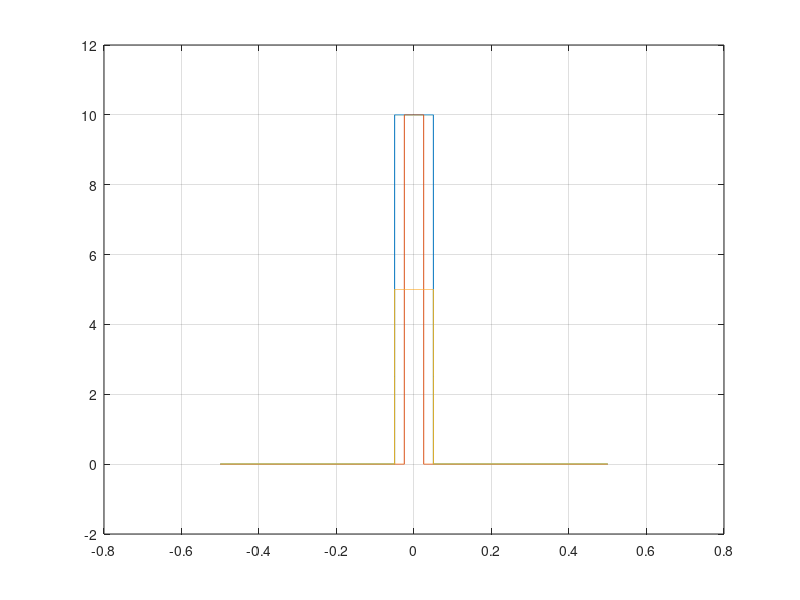

This chart was generated by the following MATLAB code:
samplerate = 16e3;
t = (-0.5:1/samplerate:0.5)';
D = 0.1;

% Definições dadas no guia
s = @(t) (t >= 0).*t; % Unit ramp
uD = @(t,D) (1/D)*(s(t+D/2)-s(t-D/2)); % Approximate unit step
duD = @(t,D,h) (uD(t+h/2,D)-uD(t-h/2,D))/h; % Numeric derivative
deltaD = @(t,D) duD(t,D,1e-6); % Approximate unit impulse

% Teste com a = 2 (comprime o tempo, reduz área para 1/2)
a = 2;

figure;
plot(t, deltaD(t, D)); hold on;
plot(t, deltaD(a*t, D)); hold on
plot(t, (1/abs(a))*deltaD(t, D));
grid on;
